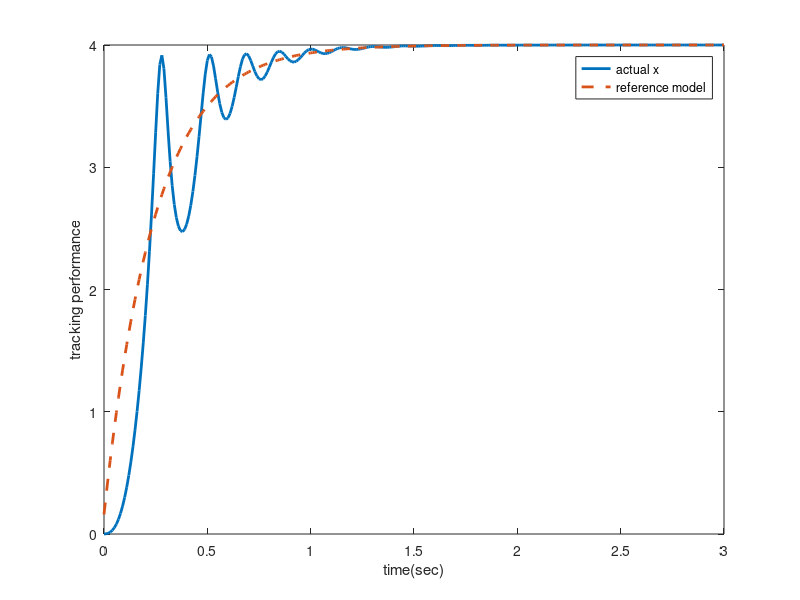
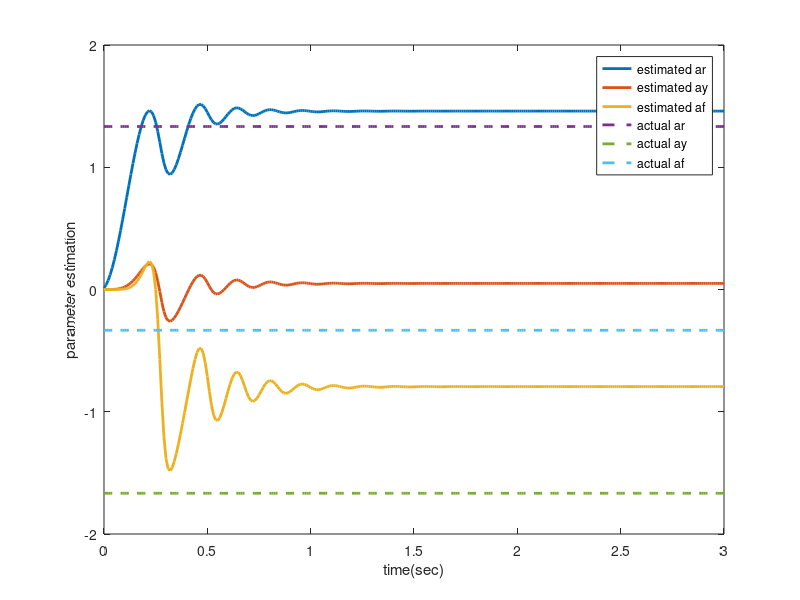
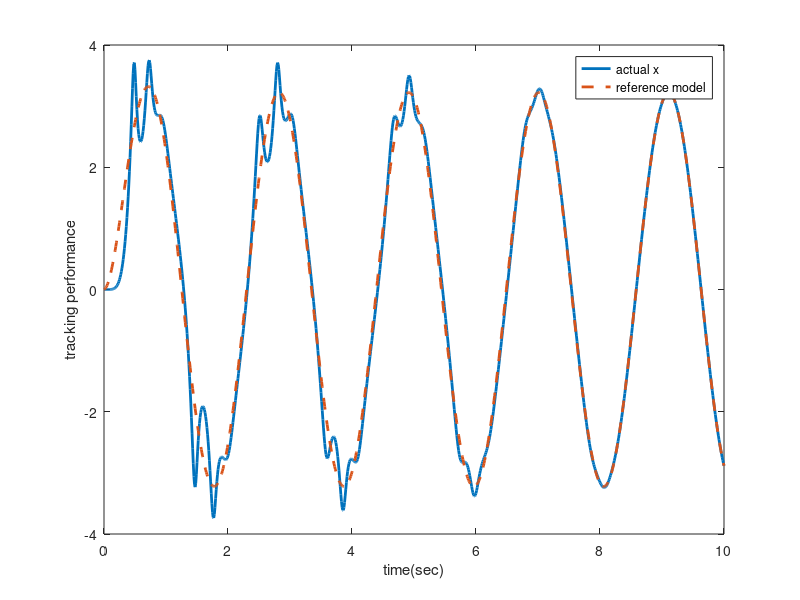
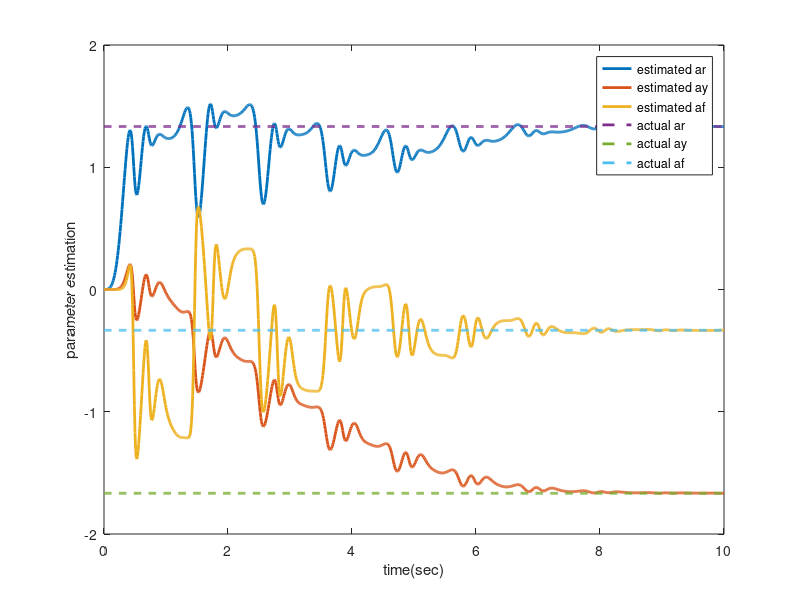

Reproduce these figures in MATLAB, in order.
% Applied Nonlinear Control. P329. example 8.3: a first order plant
% 20210731
clc
close all
%%
dt = 0.01;
t = 0:dt:3;

gamma = 2;

a_p = -1; b_p = 3;c_p = -1;
a_m = 4; b_m = 4;

func_ydot = @(y, u)-a_p*y-c_p*y^2+b_p*u;
func_xmdot = @(x_m, r)-a_m*x_m+b_m*r;
%% r=4
ar_hat = 0; ay_hat = 0; af_hat = 0;% intial values of both parameters of the controllers are 0
y = 0; x_m = 0;% initial conditions of the plant and the model are both zero
log_r = []; log_u = []; log_y = []; log_xm = []; log_ahat = []; log_bhat = []; log_chat = [];
for i = 1:length(t)
    % x_m
    r = 4;
%     r = 4*sin(3*t(i));
    x_m = x_m + func_xmdot(x_m, r)* dt;
    % u
    u = ar_hat * r+ ay_hat * y + af_hat * y^2;
    % actual state
    y = y + func_ydot(y, u) * dt;
    % update ar_hat and ay_hat
    e = y-x_m;
    ar_hat = ar_hat - gamma * e * r * dt;
    ay_hat = ay_hat - gamma * e * y * dt;
    af_hat = af_hat - gamma * e * y^2 * dt;
    % log
    log_y = [log_y, y];
    log_xm = [log_xm, x_m];
    log_u = [log_u, u];
    log_r = [log_r r];
    log_ahat = [log_ahat, ar_hat]; 
    log_bhat = [log_bhat, ay_hat]; 
    log_chat = [log_chat, af_hat];
end

% plot
figure(1)
plot(t,log_y(1,:), 'LineWidth',2)
hold on
plot(t,log_xm(1,:),'--','LineWidth',2)
ylabel('tracking performance')
xlabel('time(sec)')
legend('actual x','reference model')

figure(2)
plot(t, log_ahat, 'LineWidth',2);
hold on
plot(t, log_bhat, 'LineWidth',2);
plot(t, log_chat, 'LineWidth',2);
plot(t, b_m/b_p*ones(1,length(t)),'--','LineWidth',2);% 这个真值不是简单的a_p b_p，是要计算过的
plot(t, (a_p-a_m)/b_p*ones(1,length(t)),'--','LineWidth',2);
plot(t, c_p/b_p*ones(1,length(t)),'--','LineWidth',2);
ylabel('parameter estimation');
xlabel('time(sec)')
legend('estimated ar','estimated ay','estimated af','actual ar','actual ay','actual af')

%% r = 4sin(3t)
t = 0:dt:10;
ar_hat = 0; ay_hat = 0; af_hat = 0;% intial values of both parameters of the controllers are 0
y = 0; x_m = 0;% initial conditions of the plant and the model are both zero
log_r = []; log_u = []; log_y = []; log_xm = []; log_ahat = []; log_bhat = []; log_chat = [];
for i = 1:length(t)
    % x_m
    r = 4*sin(3*t(i));
    x_m = x_m + func_xmdot(x_m, r)* dt;
    % u
    u = ar_hat * r+ ay_hat * y + af_hat * y^2;
    % actual state
    y = y + func_ydot(y, u) * dt;
    % update ar_hat and ay_hat
    e = y-x_m;
    ar_hat = ar_hat - gamma * e * r * dt;
    ay_hat = ay_hat - gamma * e * y * dt;
    af_hat = af_hat - gamma * e * y^2 * dt;
    % log
    log_y = [log_y, y];
    log_xm = [log_xm, x_m];
    log_u = [log_u, u];
    log_r = [log_r r];
    log_ahat = [log_ahat, ar_hat]; 
    log_bhat = [log_bhat, ay_hat]; 
    log_chat = [log_chat, af_hat];
end

% plot
figure(3)
plot(t,log_y(1,:), 'LineWidth',2)
hold on
plot(t,log_xm(1,:),'--','LineWidth',2)
ylabel('tracking performance')
xlabel('time(sec)')
legend('actual x','reference model')

figure(4)
plot(t, log_ahat, 'LineWidth',2);
hold on
plot(t, log_bhat, 'LineWidth',2);
plot(t, log_chat, 'LineWidth',2);
plot(t, b_m/b_p*ones(1,length(t)),'--','LineWidth',2);% 这个真值不是简单的a_p b_p，是要计算过的
plot(t, (a_p-a_m)/b_p*ones(1,length(t)),'--','LineWidth',2);
plot(t, c_p/b_p*ones(1,length(t)),'--','LineWidth',2);
ylabel('parameter estimation');
xlabel('time(sec)')
legend('estimated ar','estimated ay','estimated af','actual ar','actual ay','actual af')